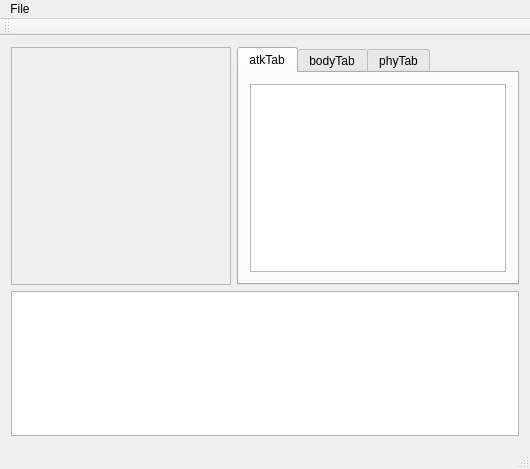
<?xml version="1.0" encoding="UTF-8"?>
<ui version="4.0">
 <class>MainWindow</class>
 <widget class="QMainWindow" name="MainWindow">
  <property name="geometry">
   <rect>
    <x>0</x>
    <y>0</y>
    <width>530</width>
    <height>469</height>
   </rect>
  </property>
  <property name="windowTitle">
   <string>MainWindow</string>
  </property>
  <widget class="QWidget" name="centralWidget">
   <layout class="QVBoxLayout" name="verticalLayout_4">
    <item>
     <layout class="QHBoxLayout" name="horizontalLayout">
      <item>
       <widget class="QScrollArea" name="spriteArea">
        <property name="widgetResizable">
         <bool>true</bool>
        </property>
        <widget class="QWidget" name="scrollAreaWidgetContents">
         <property name="geometry">
          <rect>
           <x>0</x>
           <y>0</y>
           <width>222</width>
           <height>234</height>
          </rect>
         </property>
        </widget>
       </widget>
      </item>
      <item>
       <widget class="QTabWidget" name="tabWidget">
        <property name="currentIndex">
         <number>0</number>
        </property>
        <widget class="QWidget" name="atkTab">
         <attribute name="title">
          <string>atkTab</string>
         </attribute>
         <layout class="QVBoxLayout" name="verticalLayout">
          <item>
           <widget class="QListView" name="atkRectList"/>
          </item>
         </layout>
        </widget>
        <widget class="QWidget" name="bodyTab">
         <attribute name="title">
          <string>bodyTab</string>
         </attribute>
         <layout class="QVBoxLayout" name="verticalLayout_2">
          <item>
           <widget class="QListView" name="bodyRectList"/>
          </item>
         </layout>
        </widget>
        <widget class="QWidget" name="phyTab">
         <attribute name="title">
          <string>phyTab</string>
         </attribute>
         <layout class="QVBoxLayout" name="verticalLayout_3">
          <item>
           <widget class="QListView" name="phyRectList"/>
          </item>
         </layout>
        </widget>
       </widget>
      </item>
     </layout>
    </item>
    <item>
     <widget class="QListView" name="frameList">
      <property name="maximumSize">
       <size>
        <width>16777215</width>
        <height>150</height>
       </size>
      </property>
      <property name="flow">
       <enum>QListView::LeftToRight</enum>
      </property>
     </widget>
    </item>
   </layout>
  </widget>
  <widget class="QMenuBar" name="menuBar">
   <property name="geometry">
    <rect>
     <x>0</x>
     <y>0</y>
     <width>530</width>
     <height>23</height>
    </rect>
   </property>
   <widget class="QMenu" name="menuActorCreator">
    <property name="title">
     <string>File</string>
    </property>
    <addaction name="actionNew"/>
    <addaction name="actionOpen"/>
    <addaction name="actionSave"/>
    <addaction name="separator"/>
    <addaction name="actionExit"/>
   </widget>
   <addaction name="menuActorCreator"/>
  </widget>
  <widget class="QToolBar" name="mainToolBar">
   <attribute name="toolBarArea">
    <enum>TopToolBarArea</enum>
   </attribute>
   <attribute name="toolBarBreak">
    <bool>false</bool>
   </attribute>
  </widget>
  <widget class="QStatusBar" name="statusBar"/>
  <action name="actionExit">
   <property name="text">
    <string>Exit</string>
   </property>
  </action>
  <action name="actionNew">
   <property name="text">
    <string>New</string>
   </property>
  </action>
  <action name="actionOpen">
   <property name="text">
    <string>Open</string>
   </property>
  </action>
  <action name="actionSave">
   <property name="text">
    <string>Save</string>
   </property>
  </action>
 </widget>
 <layoutdefault spacing="6" margin="11"/>
 <resources/>
 <connections>
  <connection>
   <sender>actionExit</sender>
   <signal>triggered()</signal>
   <receiver>MainWindow</receiver>
   <slot>close()</slot>
   <hints>
    <hint type="sourcelabel">
     <x>-1</x>
     <y>-1</y>
    </hint>
    <hint type="destinationlabel">
     <x>275</x>
     <y>307</y>
    </hint>
   </hints>
  </connection>
 </connections>
</ui>
